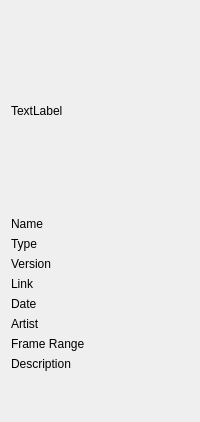
               <widget class="QWidget" name="page_12">
                <layout class="QVBoxLayout" name="verticalLayout_15">
                 <item>
                  <widget class="QLabel" name="label_list_shot_thumbnail">
                   <property name="sizePolicy">
                    <sizepolicy hsizetype="Expanding" vsizetype="Expanding">
                     <horstretch>0</horstretch>
                     <verstretch>0</verstretch>
                    </sizepolicy>
                   </property>
                   <property name="minimumSize">
                    <size>
                     <width>0</width>
                     <height>200</height>
                    </size>
                   </property>
                   <property name="maximumSize">
                    <size>
                     <width>16777215</width>
                     <height>200</height>
                    </size>
                   </property>
                   <property name="text">
                    <string>TextLabel</string>
                   </property>
                  </widget>
                 </item>
                 <item>
                  <layout class="QGridLayout" name="gridLayout_5">
                   <item row="0" column="1">
                    <widget class="QLabel" name="label_list_shot_name">
                     <property name="text">
                      <string/>
                     </property>
                    </widget>
                   </item>
                   <item row="5" column="0">
                    <widget class="QLabel" name="label_75">
                     <property name="text">
                      <string>Artist</string>
                     </property>
                    </widget>
                   </item>
                   <item row="1" column="1">
                    <widget class="QLabel" name="label_list_shot_type">
                     <property name="text">
                      <string/>
                     </property>
                    </widget>
                   </item>
                   <item row="1" column="0">
                    <widget class="QLabel" name="label_67">
                     <property name="text">
                      <string>Type</string>
                     </property>
                    </widget>
                   </item>
                   <item row="2" column="0">
                    <widget class="QLabel" name="label_69">
                     <property name="text">
                      <string>Version</string>
                     </property>
                    </widget>
                   </item>
                   <item row="3" column="1">
                    <widget class="QLabel" name="label_list_shot_link">
                     <property name="text">
                      <string/>
                     </property>
                    </widget>
                   </item>
                   <item row="6" column="1">
                    <widget class="QLabel" name="label_list_shot_frame">
                     <property name="text">
                      <string/>
                     </property>
                    </widget>
                   </item>
                   <item row="5" column="1">
                    <widget class="QLabel" name="label_list_shot_artist">
                     <property name="text">
                      <string/>
                     </property>
                    </widget>
                   </item>
                   <item row="6" column="0">
                    <widget class="QLabel" name="label_77">
                     <property name="text">
                      <string>Frame Range</string>
                     </property>
                    </widget>
                   </item>
                   <item row="3" column="0">
                    <widget class="QLabel" name="label_71">
                     <property name="text">
                      <string>Link</string>
                     </property>
                    </widget>
                   </item>
                   <item row="0" column="0">
                    <widget class="QLabel" name="label_65">
                     <property name="text">
                      <string>Name</string>
                     </property>
                    </widget>
                   </item>
                   <item row="4" column="1">
                    <widget class="QLabel" name="label_list_shot_date">
                     <property name="text">
                      <string/>
                     </property>
                    </widget>
                   </item>
                   <item row="2" column="1">
                    <widget class="QLabel" name="label_list_shot_ver">
                     <property name="text">
                      <string/>
                     </property>
                    </widget>
                   </item>
                   <item row="4" column="0">
                    <widget class="QLabel" name="label_73">
                     <property name="text">
                      <string>Date</string>
                     </property>
                    </widget>
                   </item>
                   <item row="7" column="0">
                    <widget class="QLabel" name="label_79">
                     <property name="text">
                      <string>Description</string>
                     </property>
                    </widget>
                   </item>
                   <item row="7" column="1">
                    <widget class="QLabel" name="label_list_shot_des">
                     <property name="text">
                      <string/>
                     </property>
                    </widget>
                   </item>
                  </layout>
                 </item>
                 <item>
                  <spacer name="verticalSpacer_2">
                   <property name="orientation">
                    <enum>Qt::Vertical</enum>
                   </property>
                   <property name="sizeHint" stdset="0">
                    <size>
                     <width>20</width>
                     <height>40</height>
                    </size>
                   </property>
                  </spacer>
                 </item>
                </layout>
               </widget>
